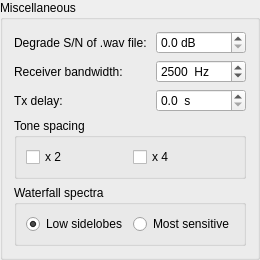
        <widget class="QGroupBox" name="groupBox_5">
         <property name="title">
          <string>Miscellaneous</string>
         </property>
         <layout class="QFormLayout" name="formLayout_10">
          <item row="0" column="0">
           <widget class="QLabel" name="label_3">
            <property name="text">
             <string>Degrade S/N of .wav file: </string>
            </property>
            <property name="buddy">
             <cstring>sbDegrade</cstring>
            </property>
           </widget>
          </item>
          <item row="0" column="1">
           <widget class="QDoubleSpinBox" name="sbDegrade">
            <property name="toolTip">
             <string>For offline sensitivity tests</string>
            </property>
            <property name="suffix">
             <string> dB</string>
            </property>
            <property name="decimals">
             <number>1</number>
            </property>
            <property name="singleStep">
             <double>1.000000000000000</double>
            </property>
           </widget>
          </item>
          <item row="1" column="0">
           <widget class="QLabel" name="label_9">
            <property name="text">
             <string>Receiver bandwidth:</string>
            </property>
            <property name="buddy">
             <cstring>sbBandwidth</cstring>
            </property>
           </widget>
          </item>
          <item row="1" column="1">
           <widget class="QSpinBox" name="sbBandwidth">
            <property name="toolTip">
             <string>For offline sensitivity tests</string>
            </property>
            <property name="suffix">
             <string>  Hz</string>
            </property>
            <property name="maximum">
             <number>6000</number>
            </property>
            <property name="singleStep">
             <number>100</number>
            </property>
            <property name="value">
             <number>2500</number>
            </property>
           </widget>
          </item>
          <item row="2" column="0">
           <widget class="QLabel" name="label_11">
            <property name="text">
             <string>Tx delay:</string>
            </property>
            <property name="buddy">
             <cstring>sbTxDelay</cstring>
            </property>
           </widget>
          </item>
          <item row="2" column="1">
           <widget class="QDoubleSpinBox" name="sbTxDelay">
            <property name="toolTip">
             <string>Minimum delay between assertion of PTT and start of Tx audio.</string>
            </property>
            <property name="suffix">
             <string>  s</string>
            </property>
            <property name="decimals">
             <number>1</number>
            </property>
            <property name="minimum">
             <double>0.000000000000000</double>
            </property>
            <property name="maximum">
             <double>0.500000000000000</double>
            </property>
            <property name="singleStep">
             <double>0.100000000000000</double>
            </property>
           </widget>
          </item>
          <item row="3" column="0" colspan="2">
           <widget class="QGroupBox" name="groupBox_10">
            <property name="sizePolicy">
             <sizepolicy hsizetype="Preferred" vsizetype="Minimum">
              <horstretch>0</horstretch>
              <verstretch>0</verstretch>
             </sizepolicy>
            </property>
            <property name="accessibleName">
             <string>Tone spacing</string>
            </property>
            <property name="title">
             <string>Tone spacing</string>
            </property>
            <layout class="QHBoxLayout" name="horizontalLayout_19">
             <item>
              <widget class="QCheckBox" name="cbx2ToneSpacing">
               <property name="toolTip">
                <string>&lt;html&gt;&lt;head/&gt;&lt;body&gt;&lt;p&gt;Generate Tx audio with twice the normal tone spacing.  Intended for special LF/MF transmitters that use a divide-by-2 before generating RF.&lt;/p&gt;&lt;/body&gt;&lt;/html&gt;</string>
               </property>
               <property name="accessibleName">
                <string>2x tone spacing</string>
               </property>
               <property name="text">
                <string>x 2</string>
               </property>
              </widget>
             </item>
             <item>
              <widget class="QCheckBox" name="cbx4ToneSpacing">
               <property name="enabled">
                <bool>true</bool>
               </property>
               <property name="toolTip">
                <string>&lt;html&gt;&lt;head/&gt;&lt;body&gt;&lt;p&gt;Generate Tx audio with four times the normal tone spacing. Intended for special LF/MF transmitters that use a divide-by-4 before generating RF.&lt;/p&gt;&lt;/body&gt;&lt;/html&gt;</string>
               </property>
               <property name="accessibleName">
                <string>4x tone spacing</string>
               </property>
               <property name="text">
                <string>x 4 </string>
               </property>
              </widget>
             </item>
            </layout>
           </widget>
          </item>
          <item row="4" column="0" colspan="2">
           <widget class="QGroupBox" name="groupBox_7">
            <property name="sizePolicy">
             <sizepolicy hsizetype="Preferred" vsizetype="Minimum">
              <horstretch>0</horstretch>
              <verstretch>0</verstretch>
             </sizepolicy>
            </property>
            <property name="accessibleName">
             <string>Waterfall spectra</string>
            </property>
            <property name="title">
             <string>Waterfall spectra</string>
            </property>
            <layout class="QHBoxLayout" name="horizontalLayout_16">
             <item>
              <widget class="QRadioButton" name="rbLowSidelobes">
               <property name="text">
                <string>Low sidelobes</string>
               </property>
               <property name="checked">
                <bool>true</bool>
               </property>
              </widget>
             </item>
             <item>
              <widget class="QRadioButton" name="rbMaxSensitivity">
               <property name="text">
                <string>Most sensitive</string>
               </property>
              </widget>
             </item>
            </layout>
           </widget>
          </item>
         </layout>
        </widget>
